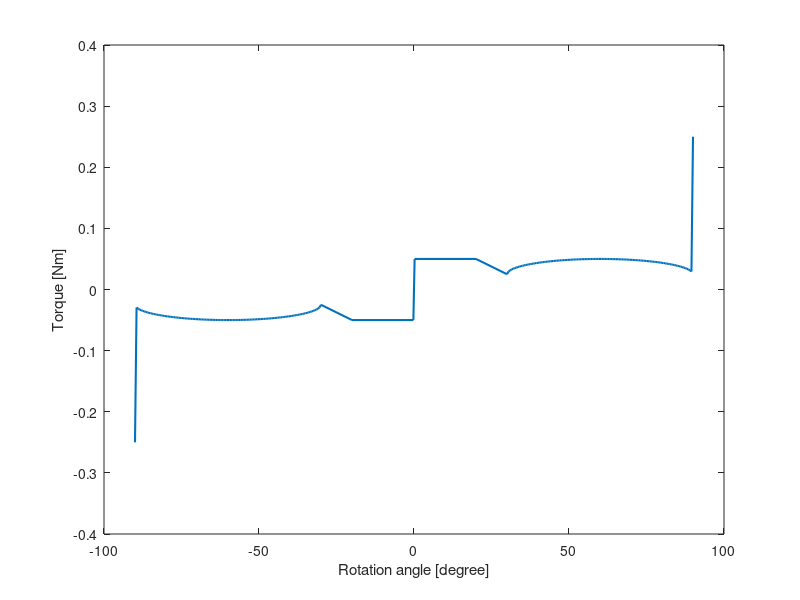

The MATLAB script that drew this image: (Note: this script raises an error after producing the figure.)
% =========================================================================
% ERC Design Step 1: Spring Selection based on target torque and Safety
% Factor (SF)
%
% Author: Rui Wu (rui.wu@usys.ethz.ch)
%         Stefano Mintchev (stefano.mintchev@usys.ethz.ch)
% Environmental Robotics Lab, ETH Zurich, 2024
%
% Funded by the Horizon Europe project in AI & robotics:
% "SPEAR: Spatial Perception & Embodied Autonomy Research"
% =========================================================================

%% Input 1/4: Target Safety Factor (SF)
SF = 2; % default: 2

%% Input 2/4: Required Response
% Need: 1) Theta_EA, Rotation of one cam (1/2 of total bending), in radians
%       2) M_EA, Target torque profile (N*m)
% below is an example
M_max=0.05; % Target maximum moment (N*m)
% Rotation of one cam (1/2 of total bending), in radians
Theta_EA=(-15:0.25:15);
% Target torque profile (N*m)
M_EA=(15^2-Theta_EA.^2).^0.5/30+0.5;
Theta_EA=[0.1 10 Theta_EA+30]*pi/180; % rotation of one rolamite (1/2 of total bending)
M_EA=[1 1 M_EA]*M_max; % normalised moment profile * M_max
M_EA(end)=5*M_max; % adding an end-stopping effect
M_EA=[fliplr(-M_EA) M_EA]; % generate symmetrical profile
Theta_EA=[fliplr(-Theta_EA) Theta_EA]; % generate symmetrical profile

%% Input 3/4: Does the ERC has integrated angular sensor (potentiometer): 1->Y, 0->N
sensorised = 1; % influences the mass estimation

%% INPUT 4/4: Resolution (default: 0.1*pi/180)
dtheta = 0.1*pi/180;

%% Spring Requirement Evaluation

% Interpolate the target torque according to resolution
theta = (Theta_EA(1):dtheta:Theta_EA(end)); % acquisition points
M = interp1(Theta_EA, M_EA, theta, 'linear'); % target torque (N*m)
DU = cumtrapz(theta*2, M);% incremental energy starting from theta = 0 (J)
% Target torque variation rate
slopes = diff(M_EA) ./ diff(Theta_EA * 2);  
% Maximum target torque reduction rate
M_slp = -1 * min(slopes);  

%% Display
D = max((0.28*M_slp*1000)^(1/3),(0.33*(max(DU) - min(DU))*1000)^(1/3)); % Mass model's estimation of spring diameter
fprintf('Spring requirement:\n');
fprintf('   Max length & tension:       L_max*T_max >= %.3g N*m\n', 4 * M_slp * SF);
fprintf('   Max. elongation & tension: ΔL_max*T_max >= %.3g N*m\n\n', 2 * (max(DU) - min(DU)) * SF);
fprintf('Mass model estimation (this is only a guideline, as spring selection is not unique):\n');
fprintf('L_max: %.2g mm, coil diameter: %.1g mm, wire diameter: %.1g mm, ', D*10, D, D/5);
fprintf('ERC mass: %.2g g\n', max(max(0.14 * M_slp*1000, 0.17 * (max(DU) - min(DU))*1000), 25)+sensorised*10);
if sensorised == 1
    fprintf('Note: L_max includes the length of coupler, and ERC mass includes 10 g of sensor accesories\n\n');
else
    fprintf('\n');
end
fprintf('For Max. torque reduction rate %.3g N*m/rad\n', M_slp);
fprintf('and target energy variation %.3g J\n', (max(DU) - min(DU)));
fprintf('with Safety Factor SF = %.3g \n', SF);

figure
plot(Theta_EA*2*180/pi,M_EA,'LineWidth', 1.5)
xlabel('Rotation angle [degree]'); ylabel('Torque [Nm]')
fontsize(16,"points")
title('Target ERC torque response')
grid on